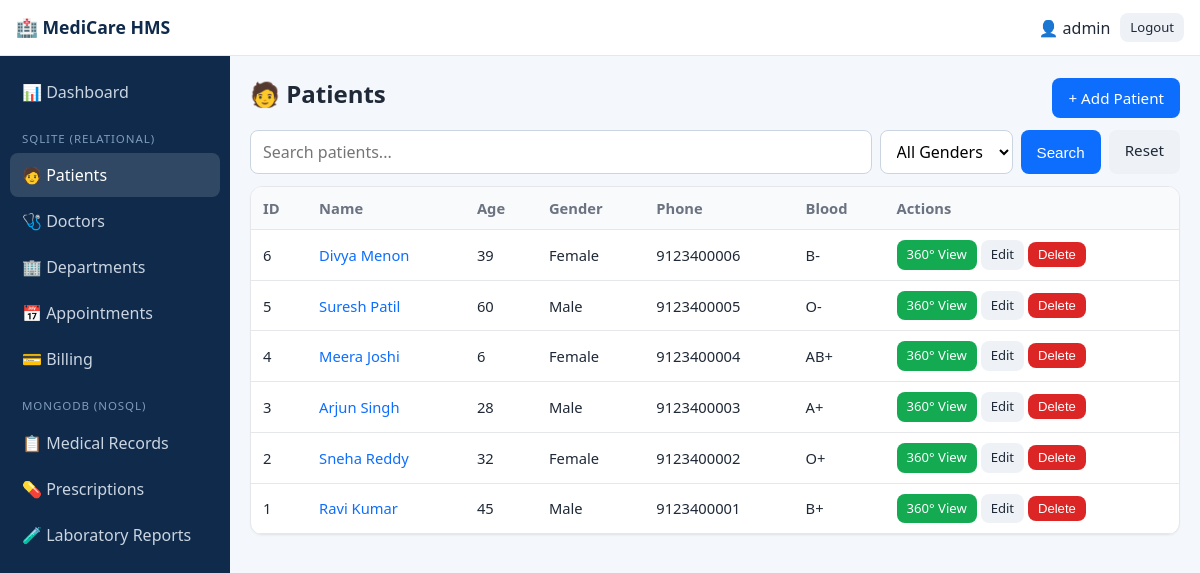
Screenshot of /sql/patients (signed in) with the database file from the repository.
### tables this page shows
CREATE TABLE patient (
    patient_id    INTEGER PRIMARY KEY AUTOINCREMENT,
    name          TEXT NOT NULL,
    age           INTEGER NOT NULL CHECK (age BETWEEN 0 AND 120),
    gender        TEXT NOT NULL CHECK (gender IN ('Male','Female','Other')),
    phone         TEXT NOT NULL,
    blood_group   TEXT,
    address       TEXT,
    registered_on TEXT DEFAULT (date('now'))
);

### app.py (the view)
@app.route("/sql/<module>")
@login_required
def sql_list(module):
    mod = SQL_MODULES.get(module)
    if not mod:
        abort(404)
    db = get_sql()
    q = request.args.get("q", "").strip()
    flt = request.args.get("filter", "").strip()
    where, params, flt_opts = [], [], []
    if q:
        where.append("(" + " OR ".join(f"{c} LIKE ?" for c in mod["search"]) + ")")
        params += [f"%{q}%"] * len(mod["search"])
    if mod.get("filter"):
        col, opts = mod["filter"]
        flt_opts = opts(db) if callable(opts) else opts
        if flt:
            where.append(f"{col} = ?")
            params.append(flt)
    sql = mod["select"] + (" WHERE " + " AND ".join(where) if where else "") + " ORDER BY " + mod["order"]
    rows = db.execute(sql, params).fetchall()
    return render_template("list.html", module=module, mod=mod, rows=rows, q=q, flt=flt,
                           flt_opts=flt_opts)

### app.py (called while the page is built)
@app.context_processor
def inject_globals():
    return dict(sql_modules=SQL_MODULES, nosql_modules=NOSQL_MODULES, mongo_mode=mongo_mode())

def login_required(view):
    @wraps(view)
    def wrapper(*args, **kwargs):
        if "admin" not in session:
            return redirect(url_for("login"))
        return view(*args, **kwargs)
    return wrapper

### db.py (called while the page is built)
def get_sql():
    if "sql" not in g:
        conn = sqlite3.connect(current_app.config["SQLITE_PATH"])
        conn.row_factory = sqlite3.Row          # access columns by name
        conn.execute("PRAGMA foreign_keys = ON")  # enforce foreign keys
        g.sql = conn
    return g.sql

def close_sql(exc=None):
    conn = g.pop("sql", None)
    if conn is not None:
        conn.close()

def mongo_mode():
    return _mongo_mode

### templates/list.html (shortened to what this page needs)
{% extends "base.html" %}
{% block content %}
<div class="page-head">
  <h1>{{ mod.icon }} {{ mod.plural }}</h1>
  <a class="btn" href="{{ url_for('sql_form', module=module) }}">+ Add {{ mod.title }}</a>
</div>
<form class="filters" method="get">
  <input type="search" name="q" placeholder="Search {{ mod.plural|lower }}..." value="{{ q }}">
  {% if flt_opts %}
  <select name="filter">
    <option value="">All {{ mod.filter_label }}</option>
  </select>
  {% endif %}
  <button class="btn" type="submit">Search</button>
  <a class="btn btn-ghost" href="{{ url_for('sql_list', module=module) }}">Reset</a>
</form>
<div class="card table-wrap">
{% if rows %}
  <table class="responsive">
    <thead>
      <tr>{% for col, label in mod.columns %}<th>{{ label }}</th>{% endfor %}<th>Actions</th></tr>
    </thead>
    <tbody>
    {% for row in rows %}
      <tr>
        {% for col, label in mod.columns %}
        <td data-label="{{ label }}">
          {% if col == 'status' %}
            <span class="badge badge-{{ row[col]|lower }}">{{ row[col] }}</span>
          {% elif col in mod.get('money', []) %}
            ₹{{ '%.2f'|format(row[col]) }}
          {% elif module == 'patients' and col == 'name' %}
            <a href="{{ url_for('patient_profile', pid=row['patient_id']) }}">{{ row[col] }}</a>
          {% else %}
            {{ row[col] if row[col] is not none else '-' }}
          {% endif %}
        </td>
        {% endfor %}
        <td data-label="Actions" class="row-actions">
          {% if module == 'patients' %}
            <a class="btn btn-sm btn-mongo" href="{{ url_for('patient_profile', pid=row['patient_id']) }}">360° View</a>
          {% endif %}
          <a class="btn btn-sm btn-ghost" href="{{ url_for('sql_form', module=module, rid=row[mod.pk]) }}">Edit</a>
          <form method="post" class="confirm-delete inline"
                action="{{ url_for('sql_delete', module=module, rid=row[mod.pk]) }}">
            <button class="btn btn-sm btn-danger" type="submit">Delete</button>
          </form>
        </td>
      </tr>
    {% endfor %}
    </tbody>
  </table>
{% else %}
  <p class="muted center">No records found.</p>
{% endif %}
</div>
{% endblock %}

### templates/base.html (shortened to what this page needs)
<!DOCTYPE html>
<html lang="en">
<head>
  <link rel="stylesheet" href="{{ url_for('static', filename='css/style.css') }}">
</head>
<body>
<header class="topbar">
  <a class="brand" href="{{ url_for('dashboard') }}">🏥 MediCare HMS</a>
  <div class="top-right">
    <span class="who">👤 {{ session.admin }}</span>
    <a class="btn btn-sm btn-ghost" href="{{ url_for('logout') }}">Logout</a>
  </div>
</header>
<div class="layout">
  <nav id="sidebar" class="sidebar">
    <a href="{{ url_for('dashboard') }}" class="{{ 'active' if request.endpoint == 'dashboard' }}">📊 Dashboard</a>
    <div class="nav-label">SQLite (Relational)</div>
    {% for key, m in sql_modules.items() %}
    <a href="{{ url_for('sql_list', module=key) }}"
       class="{{ 'active' if (request.endpoint or '').startswith('sql') and (request.view_args or {}).get('module') == key }}">
      {{ m.icon }} {{ m.plural }}</a>
    {% endfor %}
    <div class="nav-label">MongoDB (NoSQL)</div>
    {% for key, m in nosql_modules.items() %}
    <a href="{{ url_for('nosql_list', module=key) }}"
       class="{{ 'active' if (request.endpoint or '').startswith('nosql') and (request.view_args or {}).get('module') == key }}">
      {{ m.icon }} {{ m.plural }}</a>
    {% endfor %}
  </nav>
  <main class="content">
    {% if not_found %}
      <div class="card center"><h1>404</h1><p>Page or record not found.</p>
        <a class="btn" href="{{ url_for('dashboard') }}">Back to Dashboard</a></div>
    {% else %}
      {% block content %}{% endblock %}
    {% endif %}
  </main>
</div>
</body>
</html>

### static/css/style.css (style rules this page uses)
:root { --primary: #0d6efd; --primary-d: #0a58ca; --mongo: #13aa52; --bg: #f4f7fb; --card: #fff; --text: #1f2937; --muted: #6b7280; --border: #e5e7eb; --ok: #16a34a; --warn: #d97706; --bad: #dc2626; --side: #0f2a4a; }
* { box-sizing: border-box; }
body { margin: 0; font-family: system-ui, -apple-system, "Segoe UI", Roboto, sans-serif; background: var(--bg); color: var(--text); line-height: 1.5; }
a { color: var(--primary); text-decoration: none; }
h1 { font-size: 1.5rem; margin: 0 0 .5rem; }
.topbar { position: sticky; top: 0; z-index: 20; height: 56px; background: #fff; border-bottom: 1px solid var(--border); display: flex; align-items: center; gap: 12px; padding: 0 16px; }
.brand { font-weight: 700; font-size: 1.1rem; color: var(--side); }
.top-right { margin-left: auto; display: flex; align-items: center; gap: 10px; }
.layout { display: flex; min-height: calc(100vh - 56px); }
.sidebar { width: 230px; background: var(--side); padding: 14px 10px; flex-shrink: 0; }
.sidebar a { display: block; color: #cbd5e1; padding: 10px 12px; border-radius: 8px; margin-bottom: 2px; }
.sidebar a:hover, .sidebar a.active { background: rgba(255,255,255,.14); color: #fff; }
.nav-label { color: #7f9bbd; font-size: .72rem; text-transform: uppercase; letter-spacing: .08em; margin: 16px 12px 6px; }
.content { flex: 1; padding: 20px; min-width: 0; max-width: 1200px; }
.card { background: var(--card); border: 1px solid var(--border); border-radius: 12px; padding: 16px; margin-bottom: 16px; box-shadow: 0 1px 2px rgba(0,0,0,.04); }
.page-head { display: flex; justify-content: space-between; align-items: center; gap: 10px; flex-wrap: wrap; margin-bottom: 10px; }
.btn { display: inline-block; background: var(--primary); color: #fff; border: 0; border-radius: 8px; padding: 9px 16px; font-size: .95rem; cursor: pointer; text-align: center; }
.btn-sm { padding: 5px 10px; font-size: .82rem; }
.btn-ghost { background: #eef2f7; color: var(--text); }
.btn-danger { background: var(--bad); }
.btn-mongo { background: var(--mongo); }
.filters { display: flex; gap: 8px; flex-wrap: wrap; margin-bottom: 12px; }
.filters input[type=search] { flex: 1; min-width: 180px; }
input, select, textarea { width: 100%; padding: 9px 12px; border: 1px solid #cbd5e1; border-radius: 8px; font: inherit; background: #fff; }
.filters select { width: auto; }
.table-wrap { padding: 0; overflow-x: auto; }
table { width: 100%; border-collapse: collapse; }
th, td { padding: 10px 12px; text-align: left; border-bottom: 1px solid var(--border); font-size: .92rem; }
th { background: #f8fafc; color: var(--muted); font-weight: 600; white-space: nowrap; }
.row-actions { white-space: nowrap; }
form.inline { display: inline; }

### rows the page displays
patient: patient_id "6" "39" "Female" "9123400006" "B-", name "Divya Menon"
patient: patient_id "5" "60" "Male" "9123400005" "O-", name "Suresh Patil"
patient: patient_id "4" "6" "Female" "9123400004" "AB+", name "Meera Joshi"
patient: patient_id "3" "28" "Male" "9123400003" "A+", name "Arjun Singh"
patient: patient_id "2" "32" "Female" "9123400002" "O+", name "Sneha Reddy"
patient: patient_id "1" "45" "Male" "9123400001" "B+", name "Ravi Kumar"

### other values shown
{{ session.admin }} "admin"
{{ m.icon }} "🧑" "🩺" "🏢" "📅" "💳"
{{ m.plural }} "Patients" "Doctors" "Departments" "Appointments" "Billing"
{{ m.icon }} "📋" "💊" "🧪"
{{ m.plural }} "Medical Records" "Prescriptions" "Laboratory Reports"
{{ mod.icon }} "🧑"
{{ mod.plural }} "Patients"
{{ mod.title }} "Patient"
{{ label }} "ID" "Name" "Age" "Gender" "Phone" "Blood"
